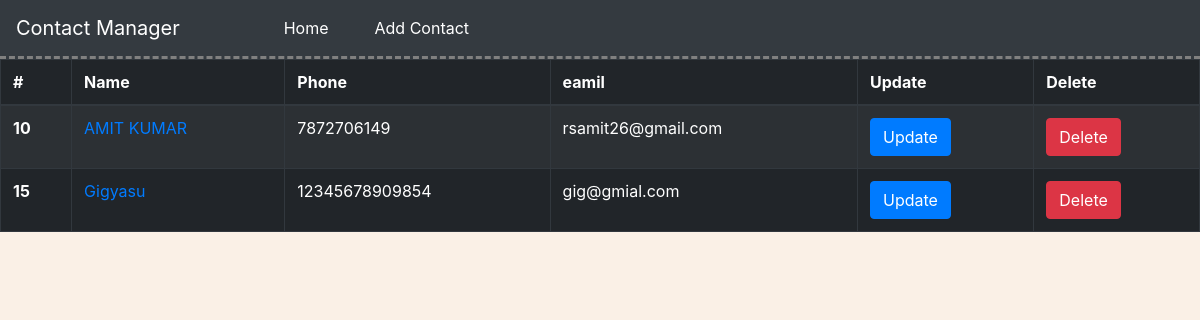
The page /contacts/ on the database as committed earlier.
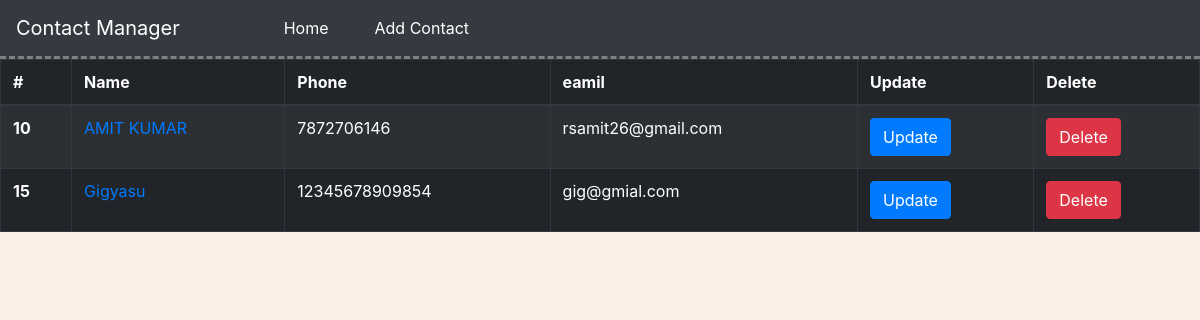
The same page on the database as committed later.
### contacts/models.py (models this page shows, shortened)
class people(models.Model):
    name = models.CharField(max_length=200)
    phone = models.CharField(max_length=200)
    email = models.EmailField(max_length=200)
    def get_absolute_url(self):
        return reverse("contacts:detail", kwargs={"id": self.id})

### contacts/views.py (the view)
def index(request):
    people_list = people.objects.all()
    context = {'people_list': people_list}
    return render(request, 'contacts/index.html', context)

### contacts/templates/contacts/index.html (shortened to what this page needs)
<head>
    <link rel="stylesheet" href="https://stackpath.bootstrapcdn.com/bootstrap/4.1.3/css/bootstrap.min.css"
>
</head>
<nav class="navbar sticky-top navbar-expand-lg navbar navbar-dark bg-dark" style="border-bottom: 3px gray dashed">
  <a class="navbar-brand" href="/contacts/">Contact Manager</a>
  <div class="collapse navbar-collapse" id="navbarNav" >
    <ul class="navbar-nav" style="margin-left: 40px; padding-left: 40px;">
      <li class="nav-item active">
        <a class="nav-link " href="/contacts/" >Home <span class="sr-only">(current)</span> </a>
      </li>
      <li class="nav-item active"  style="padding-left: 30px;">
        <a class="nav-link" href="/contacts/create">Add Contact <span class="sr-only">(current)</span></a>
      </li>
    </ul>
  </div>
</nav>
{% if people_list %}
    <table class="table table-striped table-bordered table-hover table-dark">
        <thead>
        <tr>
            <th scope="col">#</th>
            <th scope="col">Name</th>
            <th scope="col">Phone</th>
            <th scope="col">eamil</th>
            <th scope="col">Update</th>
            <th scope="col">Delete</th>
        </tr>
        </thead>
        <tbody>
        {% for people in people_list %}
            <tr>
            <th scope="row">{{ people.id }}</th>
            <td><a href='{{ people.get_absolute_url }}'>{{ people.name }}</a></td>
            <td>{{ people.phone }}</td>
            <td>{{ people.email }}</td>
            <td>
                <a class="btn btn-primary" href="/contacts/{{ people.id }}/edit" role="button">Update</a>
            </td>
            <td>
                <a class="btn btn-danger" href="/contacts/{{ people.id }}/delete" role="button">Delete</a></button>
            </td>
        {% endfor %}
        </tr>
        </tbody>
    </table>
{% else %}
    <p>No contacts are available.</p>
    <button><a href="/contacts/create">Add New Contact</a></button>
{% endif %}

Rows that differ between the two databases and show on the page:
changed people "AMIT KUMAR": phone "7872706149" → "7872706146"
